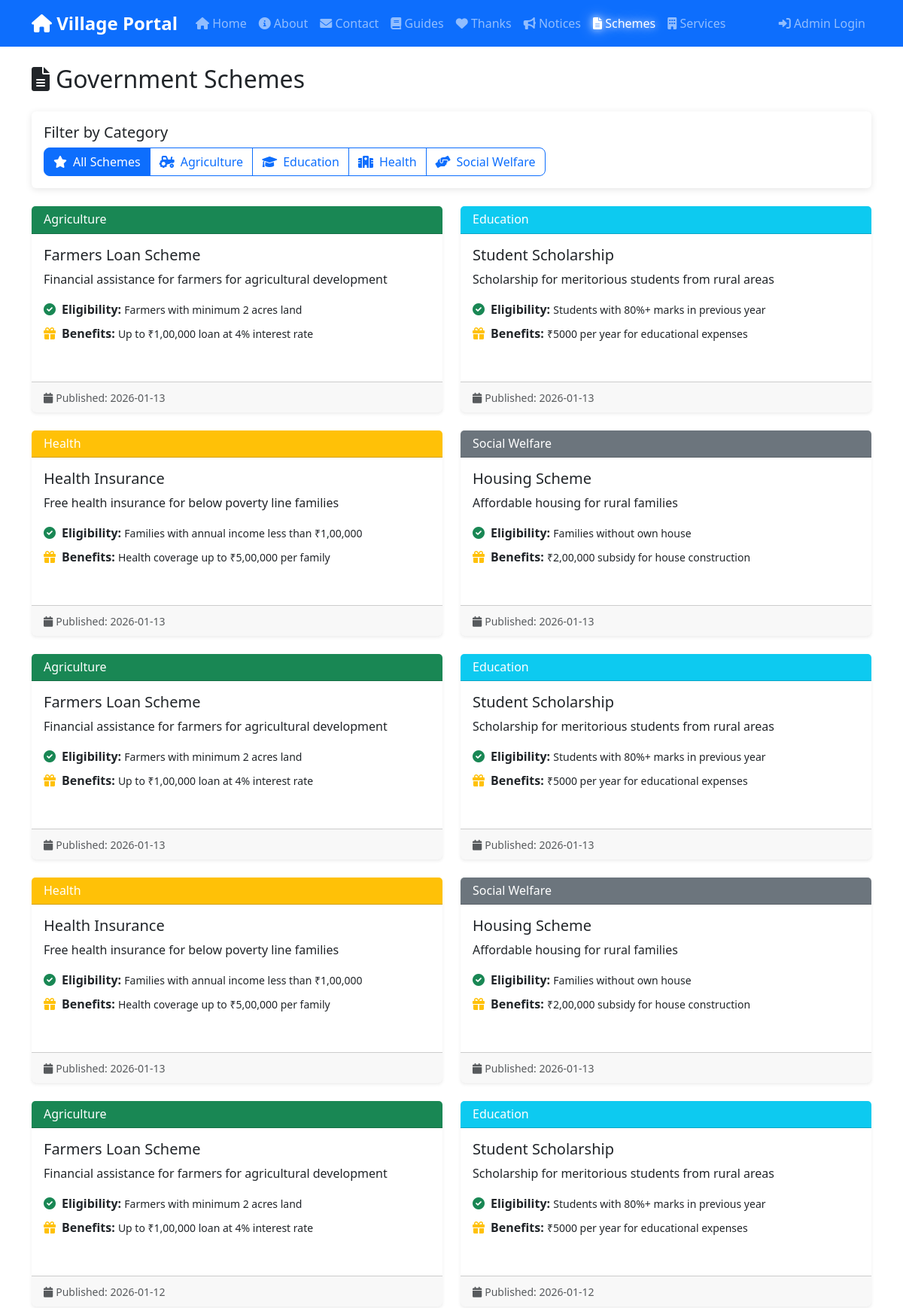
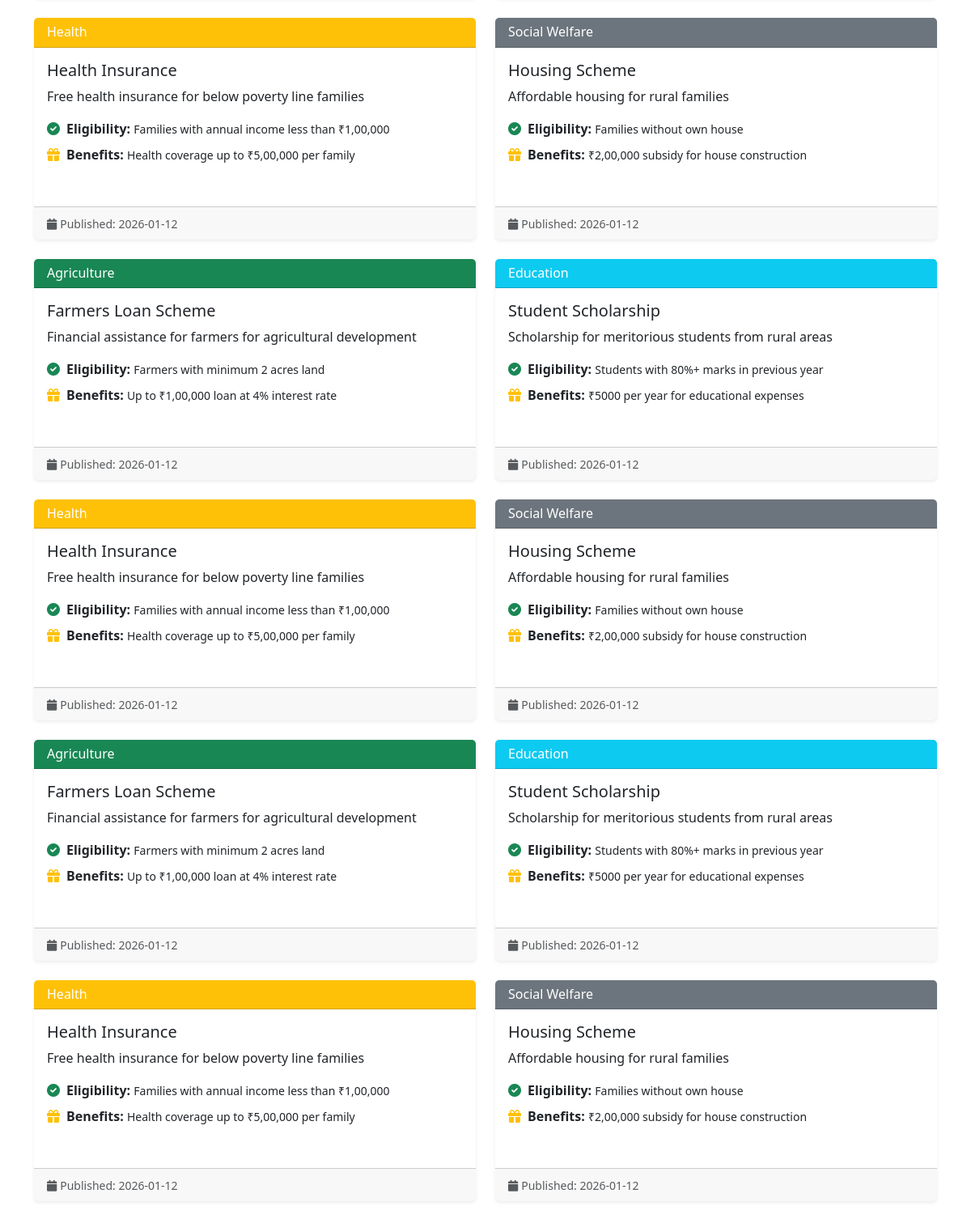
Screenshot of /schemes (upper part) with the database file from the repository (2 pictures, top to bottom).
### tables this page shows
CREATE TABLE schemes (
            id INTEGER PRIMARY KEY AUTOINCREMENT,
            title TEXT NOT NULL,
            description TEXT,
            department TEXT,
            eligibility TEXT,
            benefits TEXT,
            apply_link TEXT,
            published_on TIMESTAMP DEFAULT CURRENT_TIMESTAMP
        );

### app.py (the view)
@app.route('/schemes')
def schemes():
    category = request.args.get('category', '')
    conn = get_db()
    cursor = conn.cursor()
    if category:
        cursor.execute('SELECT * FROM schemes WHERE department = ? ORDER BY published_on DESC', (category,))
    else:
        cursor.execute('SELECT * FROM schemes ORDER BY published_on DESC')
    schemes = cursor.fetchall()
    conn.close()
    return render_template('schemes.html', schemes=schemes, selected_category=category)

### app.py (called while the page is built)
def get_db():
    db_path = app.config.get('DATABASE', 'database.db')
    conn = sqlite3.connect(db_path)
    conn.row_factory = sqlite3.Row
    return conn

### templates/schemes.html (shortened to what this page needs)
{% extends "base.html" %}
{% block content %}
<h2 class="mb-4"><i class="fas fa-file-alt me-2"></i>Government Schemes</h2>
<div class="card mb-4">
    <div class="card-body">
        <h5 class="card-title">Filter by Category</h5>
        <div class="btn-group flex-wrap" role="group">
            <a href="/schemes" class="btn btn-outline-primary {{ 'active' if not selected_category }}">
                <i class="fas fa-star me-2"></i>All Schemes
            </a>
            <a href="/schemes?category=Agriculture"
                class="btn btn-outline-primary {{ 'active' if selected_category == 'Agriculture' }}">
                <i class="fas fa-tractor me-2"></i>Agriculture
            </a>
            <a href="/schemes?category=Education"
                class="btn btn-outline-primary {{ 'active' if selected_category == 'Education' }}">
                <i class="fas fa-graduation-cap me-2"></i>Education
            </a>
            <a href="/schemes?category=Health"
                class="btn btn-outline-primary {{ 'active' if selected_category == 'Health' }}">
                <i class="fas fa-hospital me-2"></i>Health
            </a>
            <a href="/schemes?category=Social Welfare"
                class="btn btn-outline-primary {{ 'active' if selected_category == 'Social Welfare' }}">
                <i class="fas fa-hands-helping me-2"></i>Social Welfare
            </a>
        </div>
    </div>
</div>
<div class="row">
    {% if schemes %}
    {% for scheme in schemes %}
    <div class="col-md-6 mb-4">
        <div class="card h-100 shadow-sm">
            <div
                class="card-header bg-{{ 'success' if scheme.department == 'Agriculture' else 'info' if scheme.department == 'Education' else 'warning' if scheme.department == 'Health' else 'secondary' }} text-white">
                <h6 class="mb-0">{{ scheme.department }}</h6>
            </div>
            <div class="card-body">
                <h5 class="card-title">{{ scheme.title }}</h5>
                <p class="card-text">{{ scheme.description }}</p>
                <div class="mb-2">
                    <strong><i class="fas fa-check-circle text-success me-2"></i>Eligibility:</strong>
                    <small>{{ scheme.eligibility }}</small>
                </div>
                <div class="mb-3">
                    <strong><i class="fas fa-gift text-warning me-2"></i>Benefits:</strong>
                    <small>{{ scheme.benefits }}</small>
                </div>
            </div>
            <div class="card-footer">
                <small class="text-muted">
                    <i class="fas fa-calendar me-1"></i>Published: {{ scheme.published_on[:10] }}
                </small>
            </div>
        </div>
    </div>
    {% endfor %}
    {% endif %}
</div>
{% endblock %}

### templates/base.html (style rules this page uses)
.card { margin-bottom: 20px; border: none; box-shadow: 0 2px 10px rgba(0, 0, 0, 0.1); }
.btn { border-radius: 8px; }

### rows the page displays
schemes: department "Agriculture", title "Farmers Loan Scheme", description "Financial assistance for farmers for agricultural development", eligibility "Farmers with minimum 2 acres land", benefits "Up to ₹1,00,000 loan at 4% interest rate", published_on "2026-01-13"
schemes: department "Education", title "Student Scholarship", description "Scholarship for meritorious students from rural areas", eligibility "Students with 80%+ marks in previous year", benefits "₹5000 per year for educational expenses", published_on "2026-01-13"
schemes: department "Health", title "Health Insurance", description "Free health insurance for below poverty line families", eligibility "Families with annual income less than ₹1,00,000", benefits "Health coverage up to ₹5,00,000 per family", published_on "2026-01-13"
schemes: department "Social Welfare", title "Housing Scheme", description "Affordable housing for rural families", eligibility "Families without own house", benefits "₹2,00,000 subsidy for house construction", published_on "2026-01-13"
schemes: department "Agriculture", title "Farmers Loan Scheme", description "Financial assistance for farmers for agricultural development", eligibility "Farmers with minimum 2 acres land", benefits "Up to ₹1,00,000 loan at 4% interest rate", published_on "2026-01-13"
schemes: department "Education", title "Student Scholarship", description "Scholarship for meritorious students from rural areas", eligibility "Students with 80%+ marks in previous year", benefits "₹5000 per year for educational expenses", published_on "2026-01-13"
schemes: department "Health", title "Health Insurance", description "Free health insurance for below poverty line families", eligibility "Families with annual income less than ₹1,00,000", benefits "Health coverage up to ₹5,00,000 per family", published_on "2026-01-13"
schemes: department "Social Welfare", title "Housing Scheme", description "Affordable housing for rural families", eligibility "Families without own house", benefits "₹2,00,000 subsidy for house construction", published_on "2026-01-13"
schemes: department "Agriculture", title "Farmers Loan Scheme", description "Financial assistance for farmers for agricultural development", eligibility "Farmers with minimum 2 acres land", benefits "Up to ₹1,00,000 loan at 4% interest rate", published_on "2026-01-12"
schemes: department "Education", title "Student Scholarship", description "Scholarship for meritorious students from rural areas", eligibility "Students with 80%+ marks in previous year", benefits "₹5000 per year for educational expenses", published_on "2026-01-12"
schemes: department "Health", title "Health Insurance", description "Free health insurance for below poverty line families", eligibility "Families with annual income less than ₹1,00,000", benefits "Health coverage up to ₹5,00,000 per family", published_on "2026-01-12"
schemes: department "Social Welfare", title "Housing Scheme", description "Affordable housing for rural families", eligibility "Families without own house", benefits "₹2,00,000 subsidy for house construction", published_on "2026-01-12"
schemes: department "Agriculture", title "Farmers Loan Scheme", description "Financial assistance for farmers for agricultural development", eligibility "Farmers with minimum 2 acres land", benefits "Up to ₹1,00,000 loan at 4% interest rate", published_on "2026-01-12"
schemes: department "Education", title "Student Scholarship", description "Scholarship for meritorious students from rural areas", eligibility "Students with 80%+ marks in previous year", benefits "₹5000 per year for educational expenses", published_on "2026-01-12"
schemes: department "Health", title "Health Insurance", description "Free health insurance for below poverty line families", eligibility "Families with annual income less than ₹1,00,000", benefits "Health coverage up to ₹5,00,000 per family", published_on "2026-01-12"
schemes: department "Social Welfare", title "Housing Scheme", description "Affordable housing for rural families", eligibility "Families without own house", benefits "₹2,00,000 subsidy for house construction", published_on "2026-01-12"
schemes: department "Agriculture", title "Farmers Loan Scheme", description "Financial assistance for farmers for agricultural development", eligibility "Farmers with minimum 2 acres land", benefits "Up to ₹1,00,000 loan at 4% interest rate", published_on "2026-01-12"
schemes: department "Education", title "Student Scholarship", description "Scholarship for meritorious students from rural areas", eligibility "Students with 80%+ marks in previous year", benefits "₹5000 per year for educational expenses", published_on "2026-01-12"
schemes: department "Health", title "Health Insurance", description "Free health insurance for below poverty line families", eligibility "Families with annual income less than ₹1,00,000", benefits "Health coverage up to ₹5,00,000 per family", published_on "2026-01-12"
schemes: department "Social Welfare", title "Housing Scheme", description "Affordable housing for rural families", eligibility "Families without own house", benefits "₹2,00,000 subsidy for house construction", published_on "2026-01-12"
